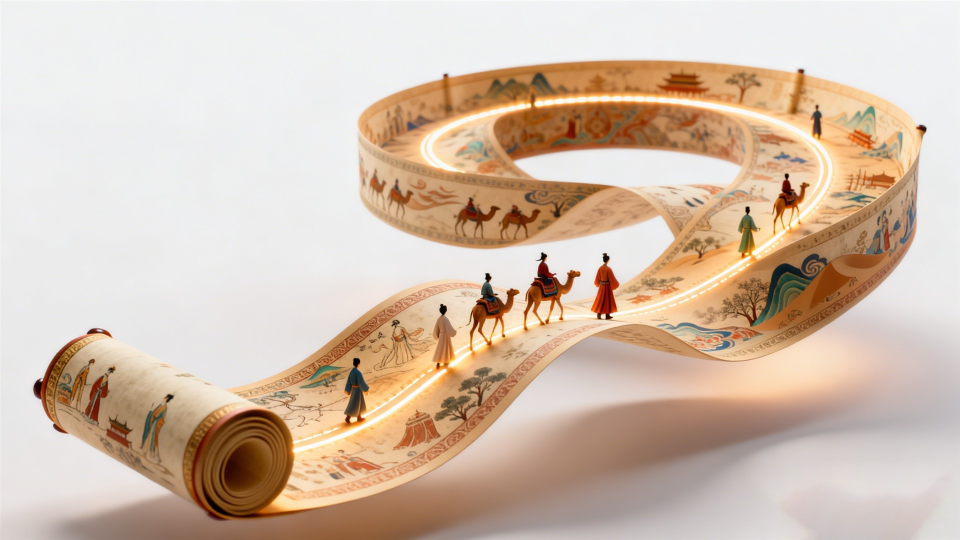
#> input picture login_bg.jpg, 1920 x 1080 px, given in place of 1776604120_fpe9yv__orig_ScreenShot_2026-06-18_175556_474.png, which was not available (shown at 1/2 size)
$ python ozon_bg_replace_v2.py
#> lines starting #> are read from the running program, lines starting #| are printed output that depends on the picture; after the words box and inside, x2 and y2 are one past the last pixel; in counts of white or black regions, pixels touching at a corner belong together; pictures that were not available may be replaced by others from this repository, and a replacement may not be noted
"""
Ozon截图换背景 - 基于色彩阈值法（无需下载模型）
适用场景：电商白底/浅底商品截图
"""

from PIL import Image, ImageFilter, ImageEnhance
import numpy as np
import os

INPUT = r"C:\Users\ASDCF\.qclaw\media\inbound\paste_1781776604120_fpe9yv__orig_ScreenShot_2026-06-18_175556_474.png"
OUTPUT = r"C:\Users\ASDCF\.qclaw\workspace\ozon_product_new_bg.png"

img = Image.open(INPUT).convert("RGBA")
print(f"Original: {img.size}")
#| Original: (1920, 1080)

arr = np.array(img, dtype=np.float32)
h, w = arr.shape[:2]
#> h = 1080; w = 1920

# 检测接近白色的像素 (R>230, G>230, B>230) 作为背景
r, g, b, a = arr[:,:,0], arr[:,:,1], arr[:,:,2], arr[:,:,3]
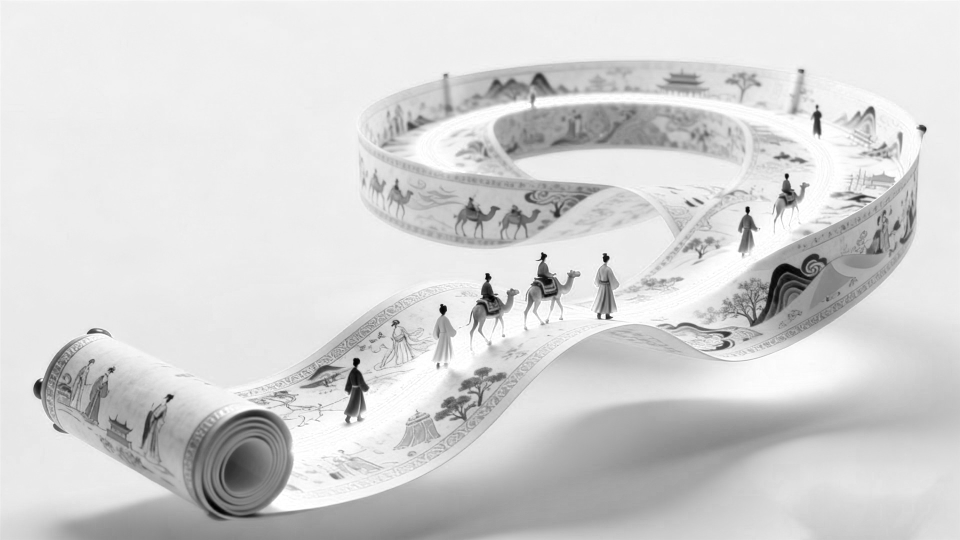
#> r: shape (1080, 1920) float32 (shown at 1/2 size); min 0, max 255, mean 211.6
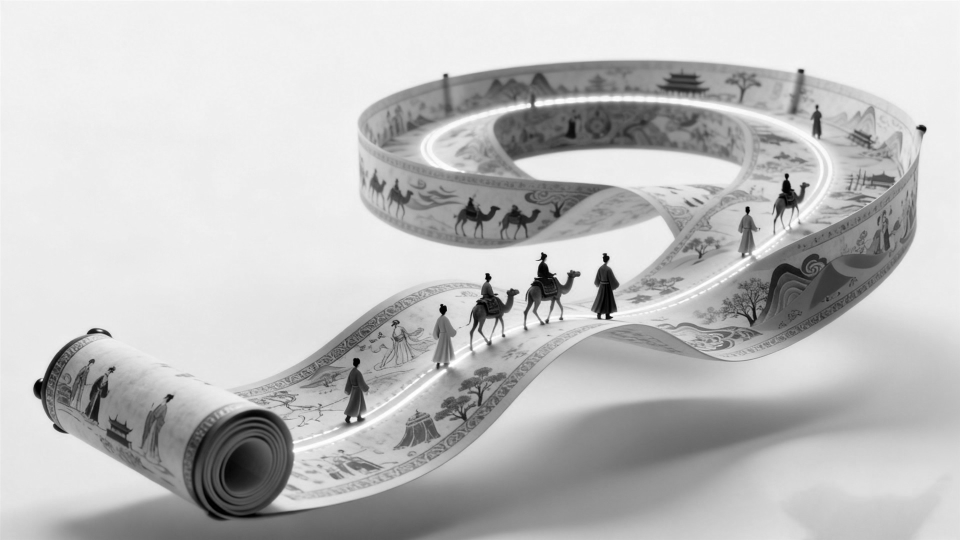
#> g: shape (1080, 1920) float32 (shown at 1/2 size); min 0, max 255, mean 190.9
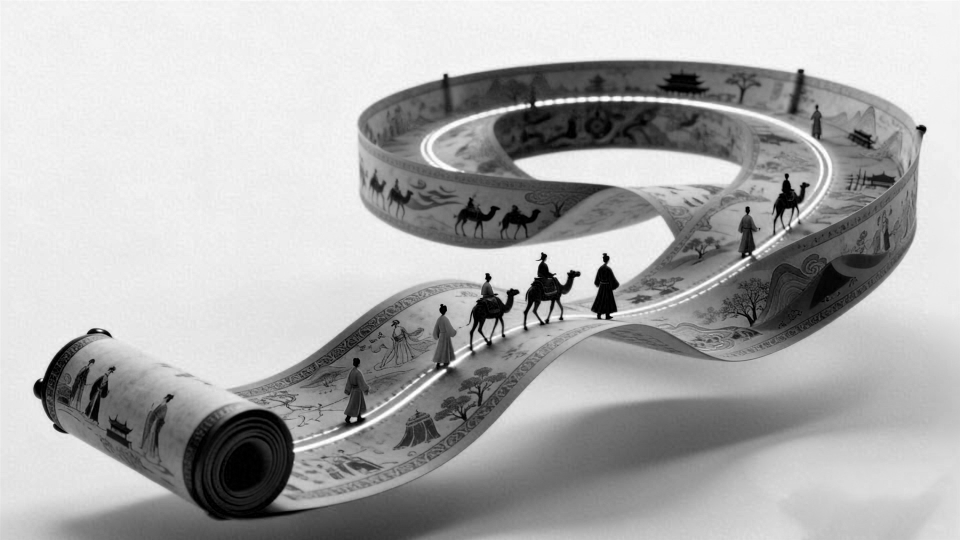
#> b: shape (1080, 1920) float32 (shown at 1/2 size); min 0, max 255, mean 173.4
#> a: shape (1080, 1920) float32; every value is 255

# 浅色背景掩码（电商截图通常是白色/极浅灰背景）
bg_mask = (r > 235) & (g > 235) & (b > 235)
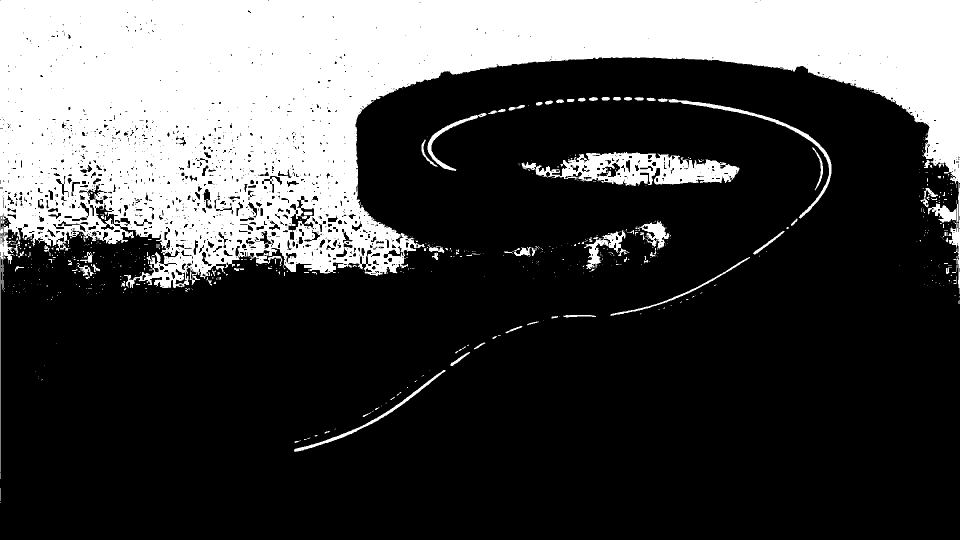
#> bg_mask: shape (1080, 1920) bool (shown at 1/2 size); 28% white; 641 white regions (540 under 20 px), largest, box (x1, y1, x2, y2) and area: (0, 0, 1920, 944) 543088, (1042, 304, 1479, 372) 15484, (1315, 197, 1663, 437) 3125

# 边缘防护：对掩码做模糊，保留商品边缘过渡
bg_mask_float = bg_mask.astype(np.float32)

# 创建一个alpha通道 - 背景全透明，前景不透明
alpha = np.ones((h, w), dtype=np.float32) * 255
alpha[bg_mask] = 0

# 对alpha做模糊使边缘柔和
from scipy.ndimage import gaussian_filter
alpha = gaussian_filter(alpha, sigma=1.5)

# 裁剪边缘：对靠近图像边缘的区域，保留合理的边框
# 对于电商截图，保留页面框架结构
arr_new = arr.copy()
arr_new[:,:,3] = np.clip(alpha, 0, 255).astype(np.uint8)

result = Image.fromarray(arr_new.astype(np.uint8), "RGBA")
print(f"Subject extracted, alpha mask applied")

# 创建新背景 - 暖灰渐变背景
bg = Image.new("RGBA", (w, h), (255, 255, 255, 255))
#> bg: PIL image 1920x1080 RGBA; every value is 255
for y in range(h):
    ratio = y / h
    # 从浅灰蓝渐变到暖白
    r_val = int(235 - 30 * ratio)
    g_val = int(240 - 20 * ratio)
    b_val = int(250 - 25 * ratio)
    bg.putpixel((0, y), (r_val, g_val, b_val, 255))
    # 水平方向也做一个渐变
    for x in range(1, w):
        x_ratio = x / w
        r_final = int(r_val - 20 * (1 - x_ratio) * ratio)
        g_final = int(g_val - 15 * (1 - x_ratio) * ratio)
        b_final = int(b_val - 20 * (1 - x_ratio) * ratio)
        bg.putpixel((x, y), (r_final, g_final, b_final, 255))
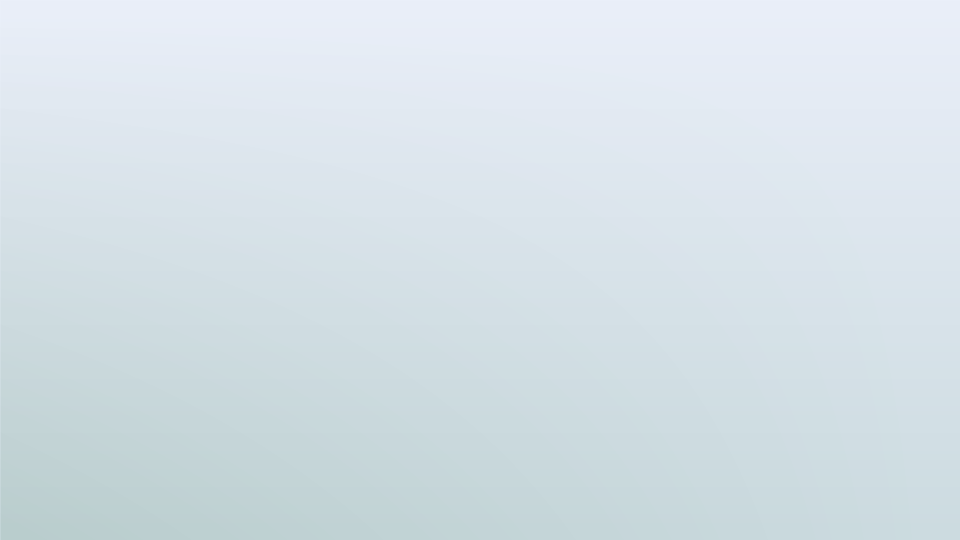
#> bg: PIL image 1920x1080 RGBA (shown at 1/2 size); mean R, G, B, A 214, 225.2, 231.5, 255

# 合成
composite = Image.alpha_composite(bg, result)
final = composite.convert("RGB")
final.save(OUTPUT, quality=95)
print(f"Saved: {OUTPUT}")
print("Done!")
